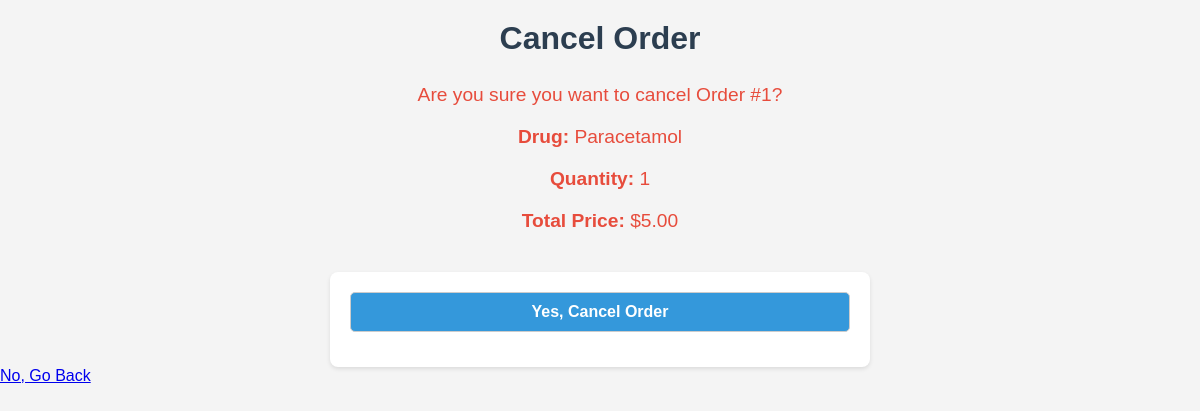
/orders/1/cancel/ (signed in), run on the app's committed database.
### orders/models.py (models this page shows, shortened)
class Order(models.Model):
    user = models.ForeignKey(User, on_delete=models.CASCADE, related_name='orders')
    drug = models.ForeignKey(Drug, on_delete=models.CASCADE)
    quantity = models.PositiveIntegerField()
    total_price = models.DecimalField(max_digits=10, decimal_places=2)
    status = models.CharField(max_length=50, choices=[('Pending', 'Pending'), ('Shipped', 'Shipped'), ('Delivered', 'Delivered')], default='Pending')
    created_at = models.DateTimeField(auto_now_add=True)

### drugs/models.py (models this page shows, shortened)
class Drug(models.Model):
    name = models.CharField(max_length=200, unique=True)
    category = models.CharField(max_length=100)
    description = models.TextField(blank=True, null=True)
    manufacturer = models.CharField(max_length=200)
    expiry_date = models.DateField(null=True, blank=True)  # Allow NULL for expiry_date
    price = models.DecimalField(max_digits=10, decimal_places=2)
    stock_quantity = models.PositiveIntegerField(default=0)
    minimum_stock = models.PositiveIntegerField(default=10)
    created_at = models.DateTimeField(auto_now_add=True)
    updated_at = models.DateTimeField(auto_now=True)

### orders/views.py (the view, shortened to what this page needs)
# urls.py: path('<int:pk>/cancel/', views.cancel_order, name='cancel_order'),
@login_required
@transaction.atomic
def cancel_order(request, pk):
    order = get_object_or_404(Order, id=pk, user=request.user)
    return render(request, 'orders/cancel_order.html', {'order': order})

### orders/templates/orders/cancel_order.html (shortened to what this page needs)
{% load static %}
<!DOCTYPE html>
<html lang="en">
<head>
    <link rel="stylesheet" href="{% static 'css/orders.css' %}">
</head>
<body>
    <h2>Cancel Order</h2>
    <p>Are you sure you want to cancel Order #{{ order.id }}?</p>
    <p><strong>Drug:</strong> {{ order.drug.name }}</p>
    <p><strong>Quantity:</strong> {{ order.quantity }}</p>
    <p><strong>Total Price:</strong> ${{ order.total_price }}</p>
    <form method="POST" action="{% url 'orders:cancel_order' order.id %}">
        <button type="submit" class="btn-cancel">
            Yes, Cancel Order
        </button>
    </form>
    <a href="{% url 'orders:order_detail' order.id %}" class="btn-back">No, Go Back</a>
</body>
</html>

### static/css/orders.css (style rules this page uses)
body { font-family: Arial, sans-serif; background-color: #f4f4f4; color: #333; margin: 0; padding: 0; }
h2 { color: #2c3e50; font-size: 2rem; text-align: center; margin-top: 20px; }
form { background-color: #fff; padding: 20px; margin-top: 40px; border-radius: 8px; box-shadow: 0 2px 4px rgba(0, 0, 0, 0.1); max-width: 500px; margin-left: auto; margin-right: auto; }
form input, form select, form button { width: 100%; padding: 10px; margin-bottom: 15px; border-radius: 5px; border: 1px solid #ccc; font-size: 1rem; }
form button { background-color: #3498db; color: #fff; font-weight: bold; cursor: pointer; transition: background-color 0.3s ease; }
p { text-align: center; font-size: 1.2rem; color: #e74c3c; margin-top: 20px; }

### data on the page
Order: id "1", drug.name "Paracetamol", quantity "1", total_price "5.00"
